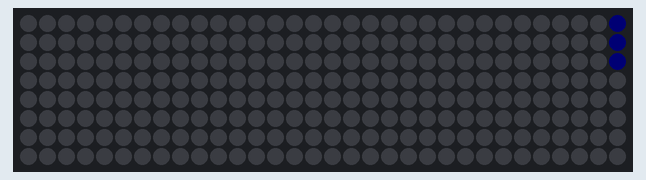
Bench run of a sketch on a simulated Arduino Uno, built with avr-gcc and run on an emulated ATmega328P. Shown: 32×8 RGB LED matrix (first LED top left, wired row by row). Dim RGB values are drawn brighter than linear.

Above: at 0.16 s.
At 2.38 s:
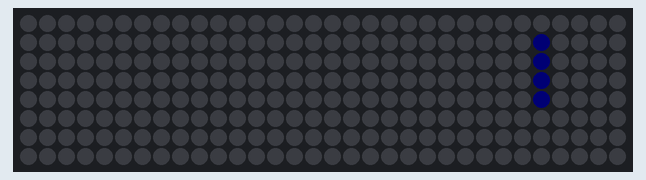
At 4.61 s:
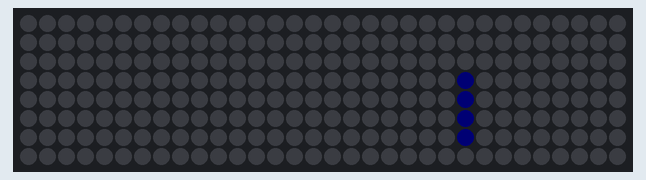
At 9.05 s:
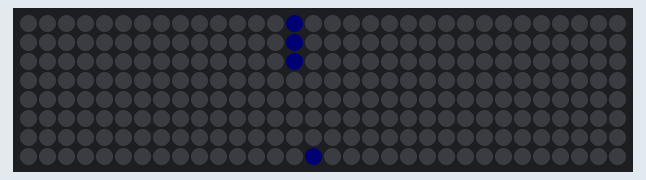
At 13.49 s:
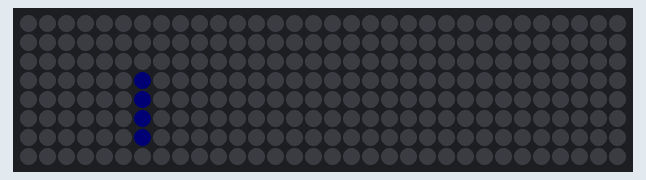
At 18.07 s:
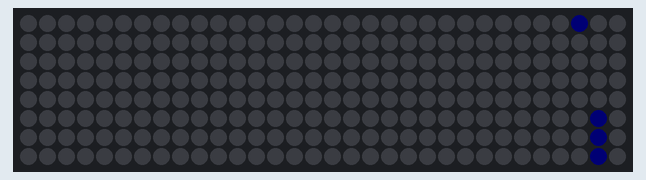

Measured:
- by itself, everything shown: repeats every 17.0 s, in 260 steps

The sketch:

simple_matrix_test.ino
```cpp
// This code lights up a blue pixel that moves from left to right across the 32 x 8 matrix. The pixel trail will be 4 pixels long.
#include <Adafruit_NeoMatrix.h>
#define PIXEL_PIN 6

// configure the 32 x 8 matrix
Adafruit_NeoMatrix matrix = Adafruit_NeoMatrix(32, 8, PIXEL_PIN, NEO_MATRIX_TOP + NEO_MATRIX_RIGHT + NEO_MATRIX_COLUMNS + NEO_MATRIX_PROGRESSIVE, NEO_GRB + NEO_KHZ800);

// color scheme
uint32_t blue = matrix.Color(0, 0, 255);

void setup() {
  matrix.begin();
  matrix.setBrightness(10);  // 0 to 255
  matrix.show();             // Initialize all pixels to 'off'
}

void loop() {
  for (int i = 0; i < 256 + 4; i++) {
    matrix.setPixelColor(i, blue);
    matrix.setPixelColor(i - 4, 0);
    matrix.show();
    delay(50);
  }
}
```
